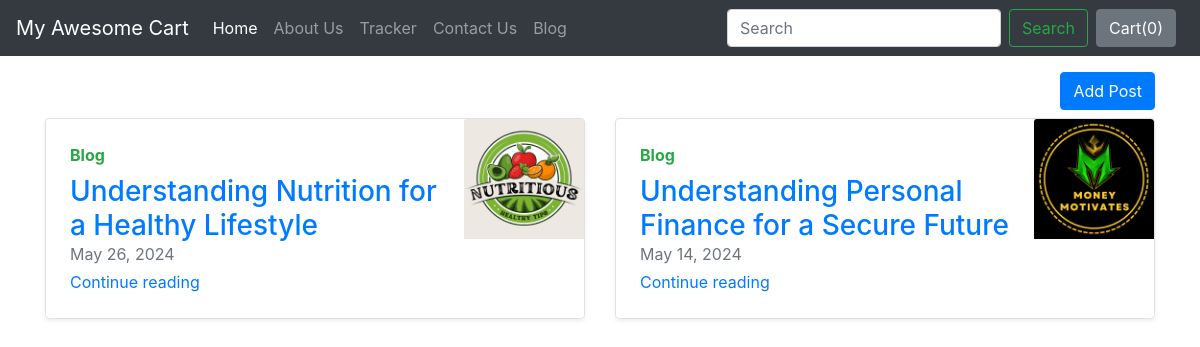
Screenshot of /blog/ with the database file from the repository.
### blog/models.py (models this page shows, shortened)
class Blogpost(models.Model):
    post_id = models.AutoField(primary_key=True)
    title = models.CharField(max_length=50)
    head0 = models.CharField(max_length=500, default="")
    chead0 = models.CharField(max_length=5000, default="")
    head1 = models.CharField(max_length=500, default="")
    chead1 = models.CharField(max_length=5000, default="")
    head2 = models.CharField(max_length=500, default="")
    chead2 = models.CharField(max_length=5000, default="")
    pub_date = models.DateField()
    thumbnail = models.ImageField(upload_to="shop/images", default="")

### blog/views.py (the view)
# urls.py: path("", views.index, name="BlogHome"),
def index(request):
    allPosts = Blogpost.objects.all()
    posts = []
    for items in allPosts:
        posts.append(items)
    params = {"posts":posts}
    return render(request, "blog/index.html",params)

### blog/templates/blog/index.html (shortened to what this page needs)
{%extends 'blog/basic.html'%}
{%block body%}
<div class="container mt-3">
    <div style="display: flex; justify-content: flex-end;" >
      <a href="/blog/addpost"><button type="button" class="btn btn-primary">Add Post</button></a>
    </div>
<div class="row my-2">
    {% for i in posts%}
     <a href="/blog/blogpost/{{i.post_id}}"><div class="col-md-6">
      <div class="row no-gutters border rounded overflow-hidden flex-md-row mb-4 shadow-sm h-md-250 position-relative">
        <div class="col p-4 d-flex flex-column position-static">
          <strong class="d-inline-block mb-2 text-success">Blog</strong>
          <h3 class="mb-0">{{i.title}}</h3>
          <div class="mb-1 text-muted">{{i.pub_date}}</div>
          <a href="/blog/blogpost/{{i.post_id}}" class="stretched-link">Continue reading</a>
        </div>
        <div class="col-auto d-none d-lg-block">
            <img src='/media/shop/images/{{i.thumbnail}}'  width="120" height="120" class="card-img-top" alt="...">
        </div>
    </a>
    </div>
</div>
    {% endfor %}
{%endblock%}

### blog/templates/blog/basic.html (shortened to what this page needs)
<!doctype html>
<html lang="en">
<head>
    <link rel="stylesheet" href="https://stackpath.bootstrapcdn.com/bootstrap/4.2.1/css/bootstrap.min.css"
>
</head>
<body>
    {% load static %}
    <nav class="navbar navbar-expand-lg navbar-dark bg-dark">
        <a class="navbar-brand" href="/shop/">My Awesome Cart</a>
        <div class="collapse navbar-collapse" id="navbarSupportedContent">
            <ul class="navbar-nav mr-auto">
                <li class="nav-item active">
                    <a class="nav-link" href="/shop/">Home</a>
                </li>
                <li class="nav-item">
                    <a class="nav-link" href="/shop/about/">About Us</a>
                </li>
                <li class="nav-item">
                    <a class="nav-link" href="/shop/tracker/">Tracker</a>
                </li>
                <li class="nav-item">
                    <a class="nav-link" href="/shop/contact/">Contact Us</a>
                </li>
                <li class="nav-item">
                    <a class="nav-link" href="/blog">Blog</a>
                </li>
            </ul>
            <form class="form-inline my-2 my-lg-0">
                <input class="form-control mr-sm-2" type="search" placeholder="Search" aria-label="Search">
                <button class="btn btn-outline-success my-2 my-sm-0" type="submit">Search</button>
            </form>
            <button type="button" class="btn btn-secondary mx-2" id = "popcart"  data-html = "true" data-container="body" data-toggle="popover" data-placement="bottom" data-content="Vivamus
        sagittis lacus vel augue laoreet rutrum faucibus.">
        Cart(<span id = "cart">0</span>)
        </button>
        </div>
    </nav>
    {% block body %} {% endblock %}
</body>
</html>

### rows the page displays
Blogpost: title "Understanding Nutrition for a Healthy Lifestyle", pub_date "May 26, 2024", thumbnail (picture)
Blogpost: title "Understanding Personal Finance for a Secure Future", pub_date "May 14, 2024", thumbnail (picture)
